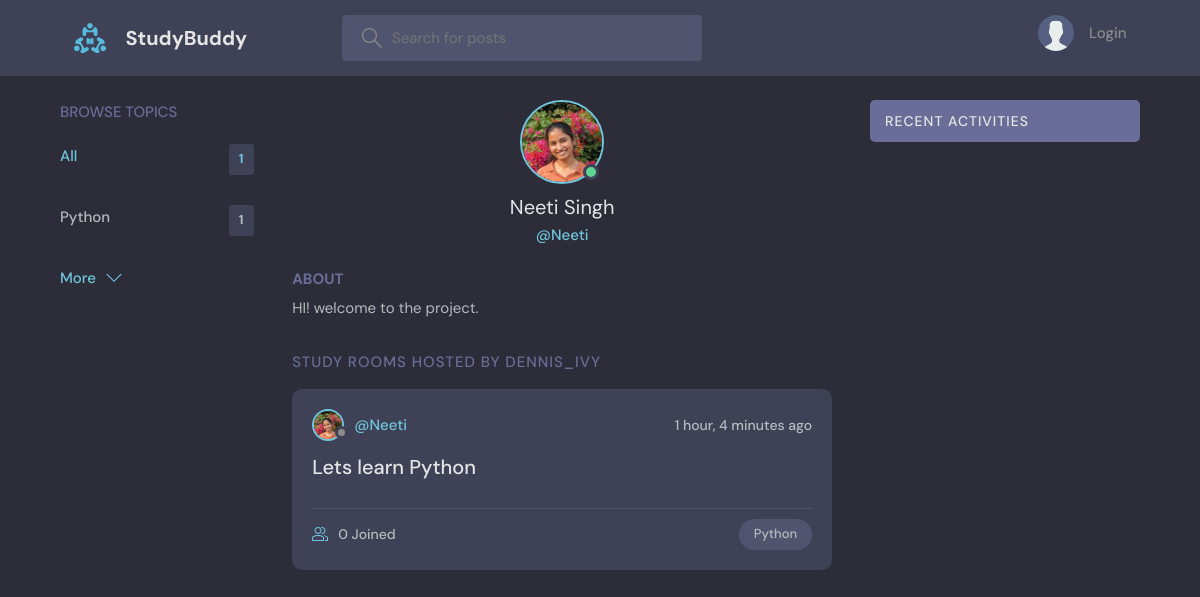
Page /profile/1/ on the committed database.
### base/models.py (models this page shows, shortened)
class Topic(models.Model):
    name = models.CharField(max_length=200)

class User(AbstractUser):
    name = models.CharField(max_length=200, null=True)
    email = models.EmailField(unique=True, null=True)
    bio = models.TextField(null=True)
    avatar = models.ImageField(null=True, default="avatar.svg")
    USERNAME_FIELD = 'email'
    REQUIRED_FIELDS = []

class Room(models.Model):
    host = models.ForeignKey(User, on_delete=models.SET_NULL, null=True)
    topic= models.ForeignKey(Topic, on_delete= models.SET_NULL, null = True)
    name = models.CharField(max_length=200)
    description = models.TextField(null =True, blank=True)
    participants = models.ManyToManyField(User,related_name='participants', blank=True)
    updated = models.DateTimeField(auto_now = True)
    created = models.DateTimeField(auto_now_add=True)
    class Meta:
        ordering = ['-updated', '-created']

### base/views.py (the view)
# urls.py: path('profile/<str:pk>/',views.userProfile, name="user-profile"),
def userProfile(request,pk):
    user = User.objects.get(id=pk)
    rooms = user.room_set.all()
    room_messages = user.message_set.all()
    topics = Topic.objects.all()
    context = {'user':user,'rooms':rooms,'room_messages':room_messages, 'topics':topics}
    return render(request,'base/profile.html', context)

### base/templates/base/profile.html (shortened to what this page needs)
{% extends 'main.html' %}
{% block content %}
<main class="profile-page layout layout--3">
  <div class="container">
    {% include 'base/topics_component.html' %}
    <div class="roomList">
      <div class="profile">
        <div class="profile__avatar">
          <div class="avatar avatar--large active">
            <img src="{{user.avatar.url}}" />
          </div>
        </div>
        <div class="profile__info">
          <h3>{{user.name}}</h3>
          <p>@{{user.username}}</p>
        </div>
        <div class="profile__about">
          <h3>About</h3>
          <p>
            {{user.bio}}
          </p>
        </div>
      </div>
      <div class="roomList__header">
        <div>
          <h2>Study Rooms Hosted by dennis_ivy</a>
          </h2>
        </div>
      </div>
      {% include 'base/feed_component.html' %}
    </div>
    {% include 'base/activity_component.html' %}
  </div>
</main>
{% endblock content %}

### templates/main.html (shortened to what this page needs)
<!DOCTYPE html>
{% load static %}
<html lang="en">
  <head>
    <link rel="stylesheet" href="{% static 'styles/style.css' %}" />
  </head>
  <body>
    {% include 'navbar.html' %}
    {%  block content %}
    {% endblock %}
  </body>
</html>

### templates/navbar.html (shortened to what this page needs)
{% load static %}
<header class="header header--loggedIn">
    <div class="container">
        <a href="{% url 'home' %}" class="header__logo">
            <img src="{% static 'images/logo.svg' %}" />
            <h1>StudyBuddy</h1>
        </a>
        <form class="header__search" method="GET" action="{% url 'home' %}">
            <label>
                <input name="q" placeholder="Search for posts" />
            </label>
        </form>
        <nav class="header__menu">
            {% if request.user.is_authenticated %}
            <div class="header__user">
                <a href="{% url 'update-user' %}">
                    <div class="avatar avatar--medium active">
                        <img src="{{request.user.avatar.url}}" />
                    </div>
                    <p>{{request.user.username}} <span>@{{request.user.username}}</span></p>
                </a>
                <button class="dropdown-button">
                    <svg version="1.1" xmlns="http://www.w3.org/2000/svg" width="32" height="32" viewBox="0 0 32 32">
                        <title>chevron-down</title>
                        <path d="M16 21l-13-13h-3l16 16 16-16h-3l-13 13z"></path>
                    </svg>
                </button>
            </div>
            {% else %}
            <a href="{% url 'login' %}">
                <img src="{% static 'images/avatar.svg' %}" />
                <p>Login</p>
            </a>
            {% endif %}
        </nav>
    </div>
</header>

### base/templates/base/topics_component.html
<div class="topics">
    <div class="topics__header">
      <h2>Browse Topics</h2>
    </div>
    <ul class="topics__list">
      <li>
        <a href="{% url 'home' %}" class="active">All <span>{{topics.count}}</span></a>
      </li>
      {% for topic in topics %}
      <li>
        <a href="{% url 'home' %}?q={{topic.name}}">{{topic.name}} <span>{{topic.room_set.all.count}}</span></a>
      </li>
      {% endfor %}
    </ul>
    <a class="btn btn--link" href="{% url 'topics' %}">
      More
      <svg version="1.1" xmlns="http://www.w3.org/2000/svg" width="32" height="32" viewBox="0 0 32 32">
        <title>chevron-down</title>
        <path d="M16 21l-13-13h-3l16 16 16-16h-3l-13 13z"></path>
      </svg>
    </a>
  </div>

### base/templates/base/feed_component.html (shortened to what this page needs)
{%  for room in rooms %}
<div class="roomListRoom">
    <div class="roomListRoom__header">
      <a href="{% url 'user-profile' room.host.id %}" class="roomListRoom__author">
        <div class="avatar avatar--small">
          <img src="{{room.host.avatar.url}}" />
        </div>
        <span>@{{room.host.username}}</span>
      </a>
      <div class="roomListRoom__actions">
        <span>{{room.created|timesince}} ago</span>
      </div>
    </div>
    <div class="roomListRoom__content">
      <a href="{% url 'room' room.id %}">{{room.name}}</a>
    </div>
    <div class="roomListRoom__meta">
      <a href="{% url 'room' room.id %}" class="roomListRoom__joined">
        {{room.participants.all.count}} Joined
      </a>
      <p class="roomListRoom__topic">{{room.topic.name}}</p>
    </div>
  </div>
{% endfor %}

### base/templates/base/activity_component.html (shortened to what this page needs)
<div class="activities">
    <div class="activities__header">
      <h2>Recent Activities</h2>
    </div>
</div>

### rows in the picture
Topic: name "Python", room_set.all.count "1"
User: avatar (picture), name "Neeti Singh", username "Neeti", bio "HI! welcome to the project."
Room: host.avatar (picture), host.username "Neeti", created "1 hour, 4 minutes", name "Lets learn Python", participants.all.count "0", topic.name "Python"

### other values in the picture
{{ topics.count }} "1"
